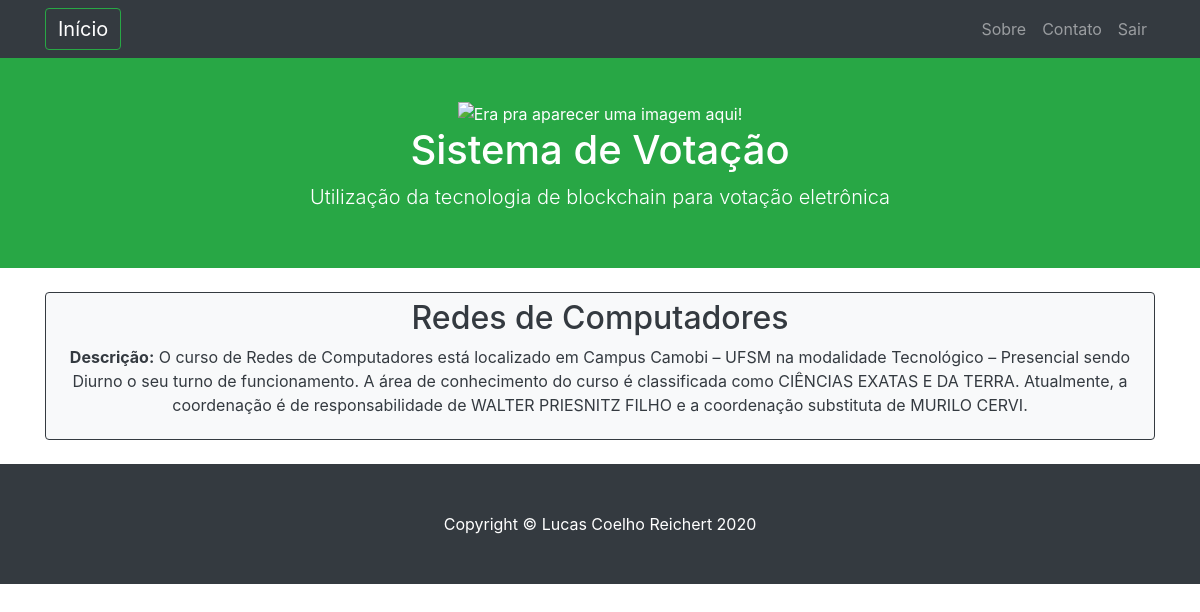
/cursos/consulta/ (signed in), run on an earlier commit of the app's database.
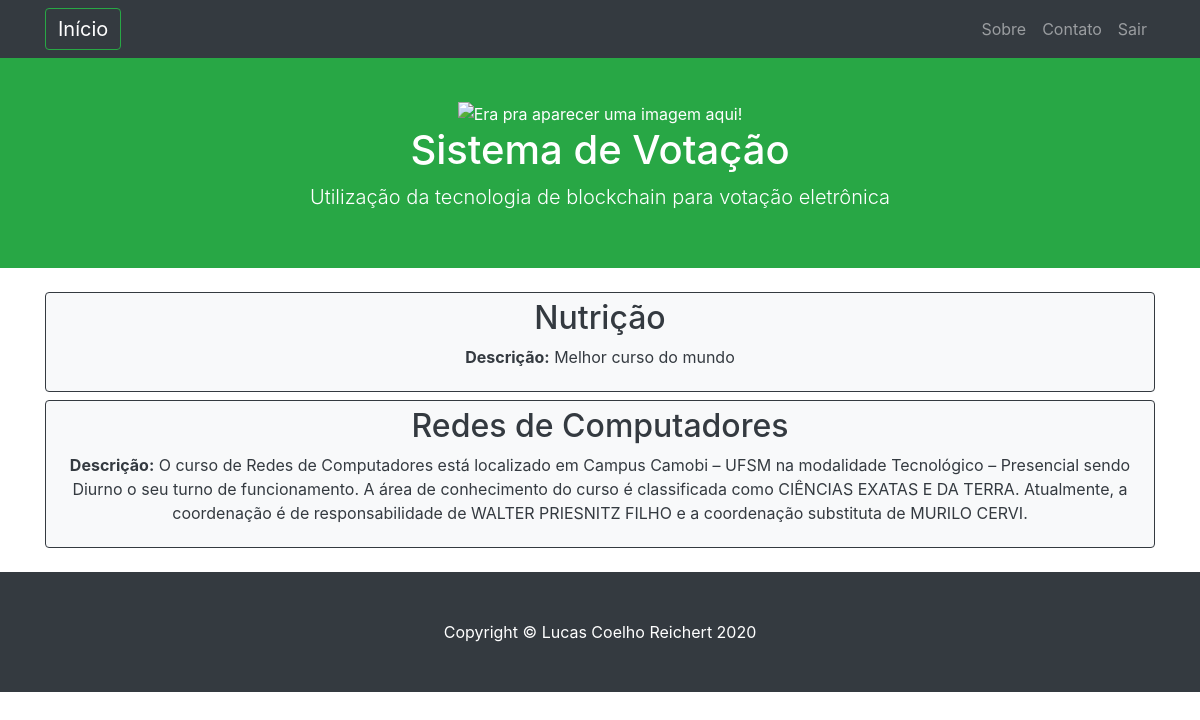
And on a later commit of the database.
### cursos/models.py (models this page shows, shortened)
class Curso(models.Model):
    nome = models.CharField(max_length=100)
    descricao = models.CharField(max_length=500)
    carga_horaria = models.IntegerField()
    centro = models.CharField(max_length=50) # pensar em criar uma tabela para o centro
    data = models.DateTimeField(default=timezone.now)

### cursos/views.py (the view)
# urls.py: path('consulta/', views.consulta, name='consulta_cursos'),
def consulta(request): # Listagem dos cursos criados
    if not request.session.get('logado'): # se não estiver logado
        return redirect('login') # redireciona para a tela de login
    title = 'Consulta de Cursos'
    cursos = Curso.objects.filter().order_by('nome') #buscar os cursos no banco e ordenar pelo nome
    context =  {
        'cursos': cursos,
        'title': title,
    }
    return render(request, 'cursos/consulta.html', context) #chamar o template de consulta, passando a lista de cursos como parâmetro

### cursos/templates/cursos/consulta.html
{% extends 'base.html' %}
{% block content %}
    {% for curso in cursos %}
        <a method="POST" class="btn btn-light btn-block btn-outline-dark" href="{% url 'edicao_cursos' pk=curso.pk %}"><div>
            <h2> {{ curso.nome }}</h2>
            <p><b>Descrição:</b> {{ curso.descricao}}</p>
        </div></a>
    {% endfor %}
{% endblock %}

### aplicacao/templates/base.html (shortened to what this page needs)
{% load static %}
<!DOCTYPE html>
<html lang="pt">
<head>
  <link href="{% static 'bootstrap/css/bootstrap.css' %}" rel="stylesheet">
  <link href="{% static 'bootstrap/css/bootstrap.min.css' %}" rel="stylesheet">
  <link href="{% static 'css/scrolling-nav.css' %}" rel="stylesheet">
</head>
<body id="page-top">
  <nav class="navbar navbar-expand-lg navbar-dark bg-dark fixed-top" id="mainNav">
    <div class="container">
      <a class="navbar-brand js-scroll-trigger btn btn-outline-success" href="{% url 'index' %}">Início</a>
      <div class="collapse navbar-collapse" id="navbarResponsive">
        <ul class="navbar-nav ml-auto">
          <li class="nav-item">
            <a class="nav-link js-scroll-trigger" href="{% url 'sobre' %}">Sobre</a>
          </li>
          <li class="nav-item">
            <a class="nav-link js-scroll-trigger" href="{% url 'contato' %}">Contato</a>
          </li>
          <li class="nav-item">
            <a class="nav-link js-scroll-trigger" href="{% url 'logout' %}">Sair</a>
          </li>
        </ul>
      </div>
    </div>
  </nav>
  <header class="bg-success text-white">
    <div class="container text-center">
      <img class="img-fluid" src="{% static 'media/icons/blockchain-light.svg' %}" alt="Era pra aparecer uma imagem aqui!"  width="12%"><br>
      <h1>Sistema de Votação</h1>
      <p class="lead">Utilização da tecnologia de blockchain para votação eletrônica</p>
    </div>
  </header>
  <div class="container">
    <br/>
    {% block content %}
    {% endblock %}
    <br/>
  </div>
  <footer class="py-5 bg-dark">
    <div class="container">
      <p class="m-0 text-center text-white">Copyright &copy; Lucas Coelho Reichert {% now "Y" %} </p>
    </div>
  </footer>
</body>
</html>

### aplicacao/static/css/scrolling-nav.css (style rules this page uses)
header { padding: 100px 0 40px; }

What changed in the data, as far as the page shows it:
added Curso: nome "Nutrição", descricao "Melhor curso do mundo"
